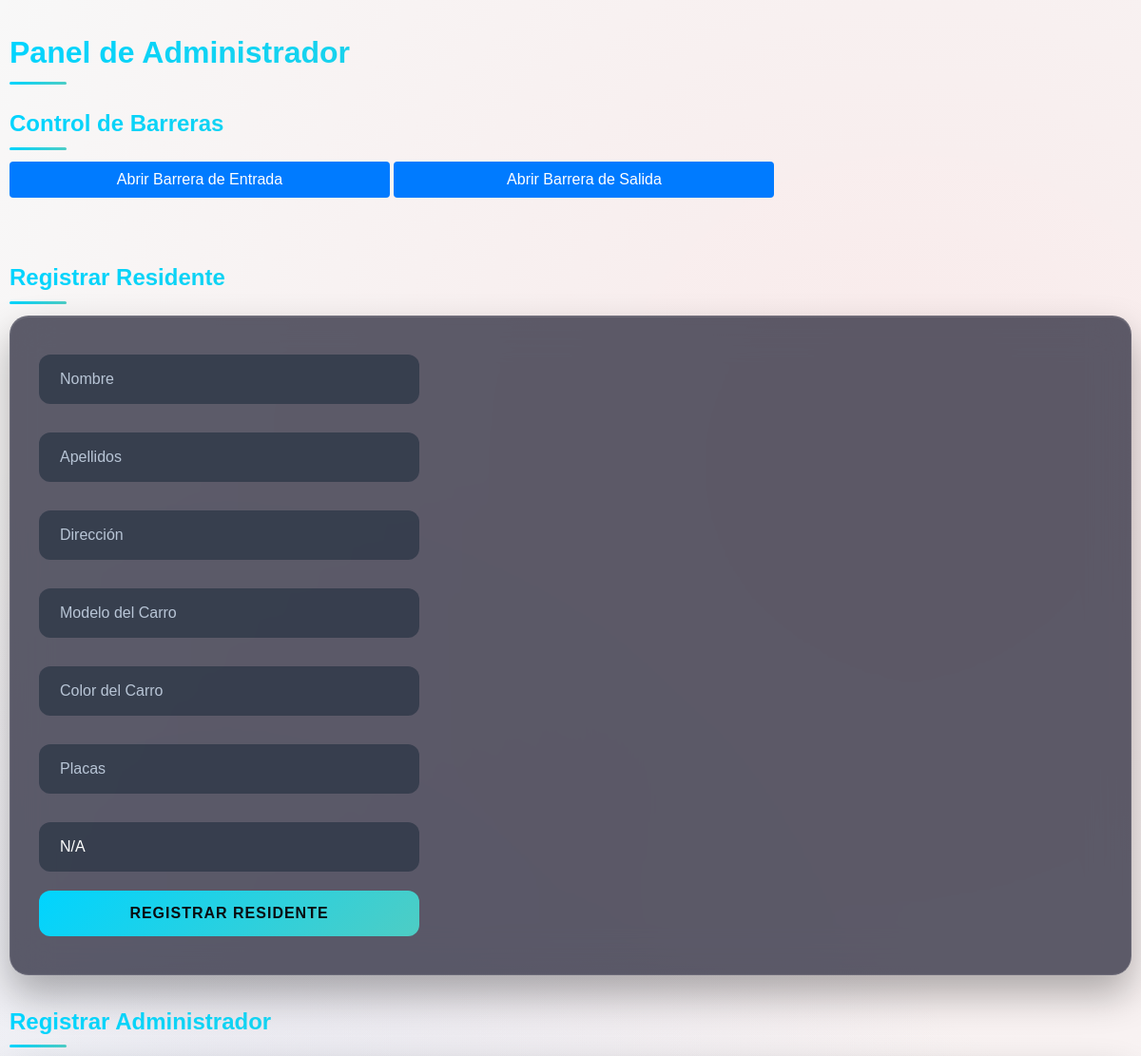
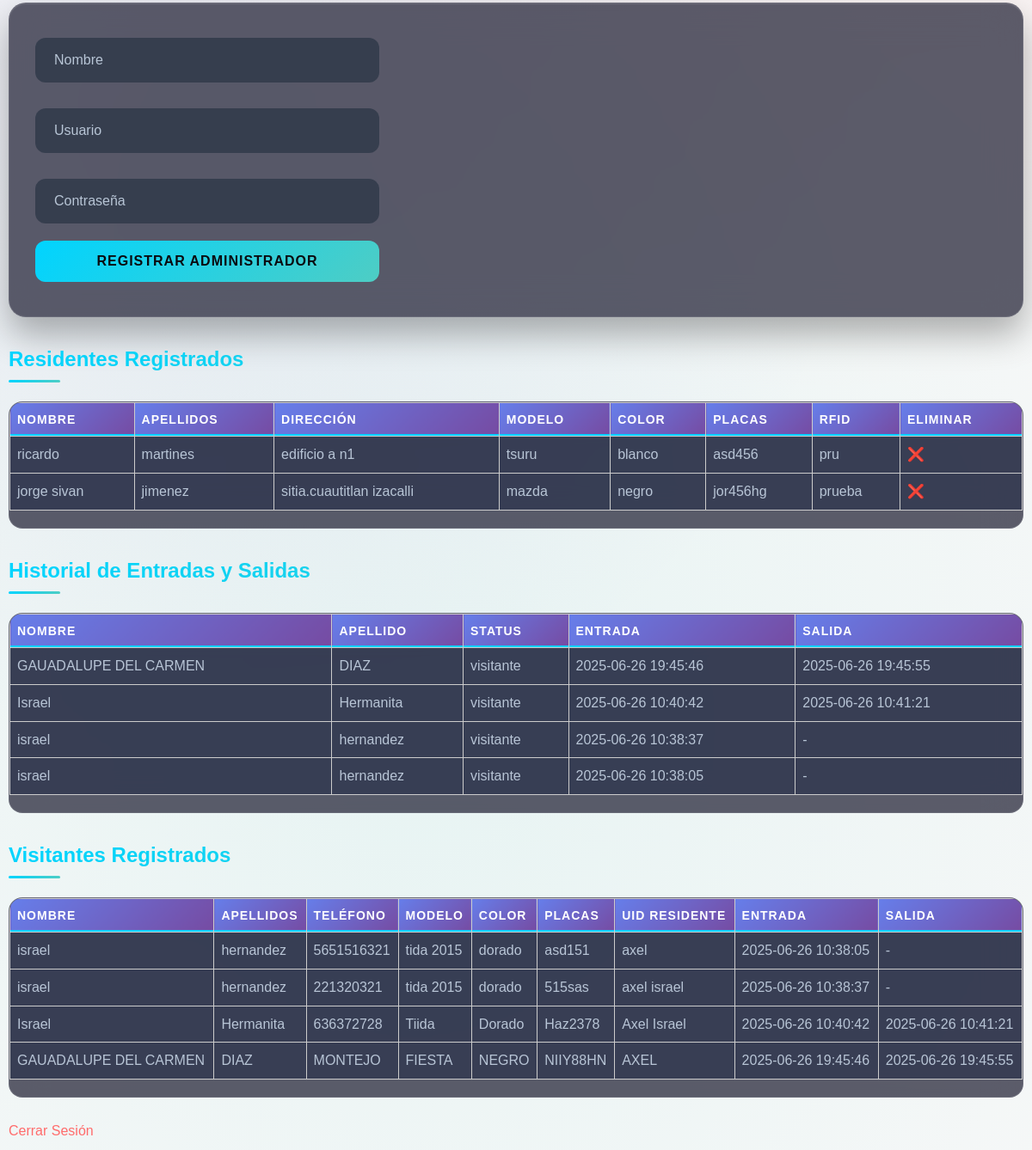
/admin (signed in), run on the app's committed database (2 pictures, top to bottom).
### tables this page shows
CREATE TABLE residentes (
    id INTEGER PRIMARY KEY AUTOINCREMENT,
    nombre TEXT,
    apellidos TEXT,
    direccion TEXT,
    modelo_carro TEXT,
    color_carro TEXT,
    placas TEXT,
    rfid_uid TEXT UNIQUE,
    fecha_hora_entrada TEXT,
    fecha_hora_salida TEXT
);

CREATE TABLE historial (
    id INTEGER PRIMARY KEY AUTOINCREMENT,
    nombre TEXT,
    apellido TEXT,
    status TEXT, -- 'residente' o 'visitante'
    fecha_hora_entrada TEXT,
    fecha_hora_salida TEXT
);

CREATE TABLE visitantes (
    id INTEGER PRIMARY KEY AUTOINCREMENT,
    nombre TEXT,
    apellidos TEXT,
    telefono TEXT,
    modelo_carro TEXT,
    color_carro TEXT,
    placas TEXT,
    residente_uid TEXT,
    fecha_hora_entrada TEXT,
    fecha_hora_salida TEXT
);

### app.py (the view)
@app.route('/admin')
def admin():
    if 'admin' not in session:
        flash('Debes iniciar sesión como administrador para acceder.', 'warning')
        return redirect(url_for('login'))
    conn = get_db()
    residentes = conn.execute('SELECT * FROM residentes').fetchall()
    visitantes = conn.execute('SELECT * FROM visitantes').fetchall()
    historial = conn.execute('SELECT * FROM historial ORDER BY fecha_hora_entrada DESC').fetchall() # Ordenar historial
    conn.close()
    return render_template('admin.html', residentes=residentes, visitantes=visitantes, historial=historial)

### app.py (called while the page is built)
def get_db():
    conn = sqlite3.connect(DATABASE)
    conn.row_factory = sqlite3.Row
    return conn

### templates/admin.html (shortened to what this page needs)
<!DOCTYPE html>
<html>
<head>
    <link rel="stylesheet" href="../static/styles.css">
</head>
<body>
    <h2>Panel de Administrador</h2>
    <h3>Control de Barreras</h3>
    <div class="barrera-control">
        <button onclick="window.location.href='/abrir_barrera/entrada'">Abrir Barrera de Entrada</button>
        <button onclick="window.location.href='/abrir_barrera/salida'">Abrir Barrera de Salida</button>
    </div>
    <br>
    <h3>Registrar Residente</h3>
    <form action="/registro_residente" method="POST">
        <input type="text" name="nombre" placeholder="Nombre" required><br>
        <input type="text" name="apellidos" placeholder="Apellidos" required><br>
        <input type="text" name="direccion" placeholder="Dirección" required><br>
        <input type="text" name="modelo_carro" placeholder="Modelo del Carro" required><br>
        <input type="text" name="color_carro" placeholder="Color del Carro" required><br>
        <input type="text" name="placas" placeholder="Placas" required><br>
        <input type="text" name="rfid_uid" placeholder="RFID UID (no funcional aún)" value="N/A"><br>
        <button type="submit">Registrar Residente</button>
    </form>
    <h3>Registrar Administrador</h3>
    <form action="/registro_admin" method="POST">
        <input type="text" name="nombre" placeholder="Nombre" required><br>
        <input type="text" name="usuario" placeholder="Usuario" required><br>
        <input type="password" name="password" placeholder="Contraseña" required><br>
        <button type="submit">Registrar Administrador</button>
    </form>
    <h3>Residentes Registrados</h3>
    <div class="table-container">
        <table>
            <thead>
                <tr>
                    <th>Nombre</th><th>Apellidos</th><th>Dirección</th><th>Modelo</th><th>Color</th><th>Placas</th><th>RFID</th><th>Eliminar</th>
                </tr>
            </thead>
            <tbody>
                {% for r in residentes %}
                <tr>
                    <td>{{ r['nombre'] }}</td>
                    <td>{{ r['apellidos'] }}</td>
                    <td>{{ r['direccion'] }}</td>
                    <td>{{ r['modelo_carro'] }}</td>
                    <td>{{ r['color_carro'] }}</td>
                    <td>{{ r['placas'] }}</td>
                    <td>{{ r['rfid_uid'] }}</td>
                    <td><a href="/eliminar_residente/{{ r['id'] }}">❌</a></td>
                </tr>
                {% endfor %}
            </tbody>
        </table>
    </div>
    <h3>Historial de Entradas y Salidas</h3>
    <div class="table-container">
        <table>
            <thead>
                <tr>
                    <th>Nombre</th><th>Apellido</th><th>Status</th><th>Entrada</th><th>Salida</th>
                </tr>
            </thead>
            <tbody>
                {% for h in historial %}
                <tr>
                    <td>{{ h['nombre'] }}</td>
                    <td>{{ h['apellido'] }}</td>
                    <td>{{ h['status'] }}</td>
                    <td>{{ h['fecha_hora_entrada'] }}</td>
                    <td>{{ h['fecha_hora_salida'] or '-' }}</td>
                </tr>
                {% endfor %}
            </tbody>
        </table>
    </div>
    <h3>Visitantes Registrados</h3>
    <div class="table-container">
        <table>
            <thead>
                <tr>
                    <th>Nombre</th><th>Apellidos</th><th>Teléfono</th><th>Modelo</th><th>Color</th><th>Placas</th><th>UID Residente</th><th>Entrada</th><th>Salida</th>
                </tr>
            </thead>
            <tbody>
                {% for v in visitantes %}
                <tr>
                    <td>{{ v['nombre'] }}</td>
                    <td>{{ v['apellidos'] }}</td>
                    <td>{{ v['telefono'] }}</td>
                    <td>{{ v['modelo_carro'] }}</td>
                    <td>{{ v['color_carro'] }}</td>
                    <td>{{ v['placas'] }}</td>
                    <td>{{ v['residente_uid'] }}</td>
                    <td>{{ v['fecha_hora_entrada'] }}</td>
                    <td>{{ v['fecha_hora_salida'] or '-' }}</td>
                </tr>
                {% endfor %}
            </tbody>
        </table>
    </div>
    <br>
    <a href="/logout">Cerrar Sesión</a>
</body>
</html>

### static/styles.css (style rules this page uses)
:root { --primary-color: #00d4ff; --secondary-color: #ff6b6b; --accent-color: #4ecdc4; --bg-primary: #0a0a0f; --bg-secondary: #1a1a2e; --bg-tertiary: #16213e; --text-primary: #ffffff; --text-secondary: #b8c5d6; --border-color: #2d3748; --shadow-color: rgba(0, 212, 255, 0.3); --gradient-primary: linear-gradient(135deg, #667eea 0%, #764ba2 100%); --gradient-secondary: linear-gradient(135deg, #00d4ff 0%, #4ecdc4 100%); }
* { margin: 0; padding: 0; box-sizing: border-box; }
body { font-family: 'Inter', -apple-system, BlinkMacSystemFont, sans-serif; background: var(--bg-primary); background-image: radial-gradient(circle at 20% 50%, rgba(120, 119, 198, 0.1) 0%, transparent 50%), radial-gradient(circle at 80% 20%, rgba(255, 107, 107, 0.1) 0%, transparent 50%), radial-gradient(circle at 40% 80%, rgba(78, 205, 196, 0.1) 0%, transparent 50%); color: var(--text-primary); padding: 20px; min-height: 100vh; line-height: 1.6; animation: backgroundPulse 10s ease-in-out infinite alternate; }
h1, h2, h3 { margin: 30px 0 20px; font-weight: 700; background: var(--gradient-secondary); background-clip: text; -webkit-background-clip: text; -webkit-text-fill-color: transparent; position: relative; animation: slideInDown 0.8s ease-out; }
h2 { font-size: 2rem; }
h3 { font-size: 1.5rem; }
h1::after, h2::after, h3::after { content: ''; position: absolute; bottom: -8px; left: 0; width: 60px; height: 3px; background: var(--gradient-secondary); border-radius: 2px; animation: expandWidth 1s ease-out 0.5s both; }
form { background: rgba(26, 26, 46, 0.7); backdrop-filter: blur(20px); border: 1px solid rgba(255, 255, 255, 0.1); border-radius: 20px; padding: 30px; margin-bottom: 30px; max-width: 500px; box-shadow: 0 20px 40px rgba(0, 0, 0, 0.3), inset 0 1px 0 rgba(255, 255, 255, 0.1); animation: slideInUp 0.8s ease-out; transition: all 0.3s ease; }
form input { width: 100%; padding: 15px 20px; margin: 10px 0 20px; border: 2px solid transparent; border-radius: 12px; background: rgba(45, 55, 72, 0.8); color: var(--text-primary); font-size: 16px; transition: all 0.3s cubic-bezier(0.4, 0, 0.2, 1); position: relative; }
form input::placeholder { color: var(--text-secondary); transition: all 0.3s ease; }
form button { background: var(--gradient-secondary); color: var(--bg-primary); padding: 15px 30px; border: none; border-radius: 12px; font-weight: 600; font-size: 16px; cursor: pointer; transition: all 0.3s cubic-bezier(0.4, 0, 0.2, 1); position: relative; overflow: hidden; text-transform: uppercase; letter-spacing: 1px; }
form button::before { content: ''; position: absolute; top: 0; left: -100%; width: 100%; height: 100%; background: linear-gradient(90deg, transparent, rgba(255, 255, 255, 0.3), transparent); transition: left 0.5s ease; }
.table-container { overflow-x: auto; border-radius: 16px; background: rgba(26, 26, 46, 0.7); backdrop-filter: blur(20px); border: 1px solid rgba(255, 255, 255, 0.1); margin-top: 30px; animation: fadeInScale 0.8s ease-out; }
table { width: 100%; border-collapse: collapse; }
th, td { padding: 18px 20px; text-align: left; border-bottom: 1px solid rgba(255, 255, 255, 0.1); transition: all 0.3s ease; }
th { background: var(--gradient-primary); color: var(--text-primary); font-weight: 600; text-transform: uppercase; letter-spacing: 1px; font-size: 14px; position: relative; }
th::after { content: ''; position: absolute; bottom: 0; left: 0; width: 100%; height: 2px; background: var(--primary-color); }
tr { transition: all 0.3s ease; }
td { background: rgba(22, 33, 62, 0.5); color: var(--text-secondary); }
a { color: var(--secondary-color); text-decoration: none; position: relative; transition: all 0.3s ease; font-weight: 500; }
a::after { content: ''; position: absolute; bottom: -2px; left: 0; width: 0; height: 2px; background: var(--secondary-color); transition: width 0.3s ease; }
html { scroll-behavior: smooth; }
body { font-family: Arial, sans-serif; margin: 10px; padding: 0; background-color: #f8f8f8; }
form, .table-container { max-width: 100%; overflow-x: auto; }
input, button { width: 100%; max-width: 400px; padding: 10px; margin-bottom: 10px; font-size: 16px; box-sizing: border-box; }
button { background-color: #007BFF; color: white; border: none; cursor: pointer; border-radius: 4px; }
table { width: 100%; border-collapse: collapse; margin-bottom: 20px; }
table, th, td { border: 1px solid #ccc; }
th, td { padding: 8px; text-align: left; }

### data on the page
residentes: nombre "ricardo", apellidos "martines", direccion "edificio a n1", modelo_carro "tsuru", color_carro "blanco", placas "asd456", rfid_uid "pru"
residentes: nombre "jorge sivan", apellidos "jimenez", direccion "sitia.cuautitlan izacalli", modelo_carro "mazda", color_carro "negro", placas "jor456hg", rfid_uid "prueba"
historial: nombre "GAUADALUPE DEL CARMEN", apellido "DIAZ", status "visitante", fecha_hora_entrada "2025-06-26 19:45:46", fecha_hora_salida "2025-06-26 19:45:55"
historial: nombre "Israel", apellido "Hermanita", status "visitante", fecha_hora_entrada "2025-06-26 10:40:42", fecha_hora_salida "2025-06-26 10:41:21"
historial: nombre "israel", apellido "hernandez", status "visitante", fecha_hora_entrada "2025-06-26 10:38:37", h "-"
historial: nombre "israel", apellido "hernandez", status "visitante", fecha_hora_entrada "2025-06-26 10:38:05", h "-"
visitantes: nombre "israel", apellidos "hernandez", telefono "5651516321", modelo_carro "tida 2015", color_carro "dorado", placas "asd151", residente_uid "axel", fecha_hora_entrada "2025-06-26 10:38:05", v "-"
visitantes: nombre "israel", apellidos "hernandez", telefono "221320321", modelo_carro "tida 2015", color_carro "dorado", placas "515sas", residente_uid "axel israel", fecha_hora_entrada "2025-06-26 10:38:37", v "-"
visitantes: nombre "Israel", apellidos "Hermanita", telefono "636372728", modelo_carro "Tiida", color_carro "Dorado", placas "Haz2378", residente_uid "Axel Israel", fecha_hora_entrada "2025-06-26 10:40:42", fecha_hora_salida "2025-06-26 10:41:21"
visitantes: nombre "GAUADALUPE DEL CARMEN", apellidos "DIAZ", telefono "MONTEJO", modelo_carro "FIESTA", color_carro "NEGRO", placas "NIIY88HN", residente_uid "AXEL", fecha_hora_entrada "2025-06-26 19:45:46", fecha_hora_salida "2025-06-26 19:45:55"
